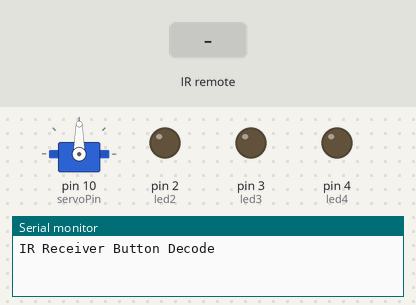
This sketch was run on a simulated Arduino Uno, built with avr-gcc and run on an emulated ATmega328P. Shown: servo, output pins drawn as LEDs (lit = HIGH), the last lines printed to the serial monitor. Dashed ring = blinking. The test bench sets the inputs (shaded band).

Above: at 1.2 s.
1.3 s: infrared code 0xA55AFF00 received
At 1.55 s:
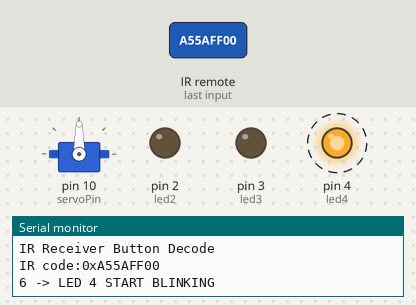
4.3 s: infrared code 0xF30CFF00 received
At 4.55 s:
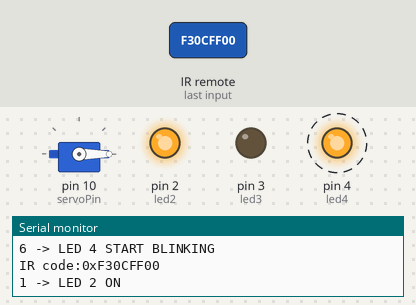
7.3 s: infrared code 0xBA45FF00 received
At 7.7 s:
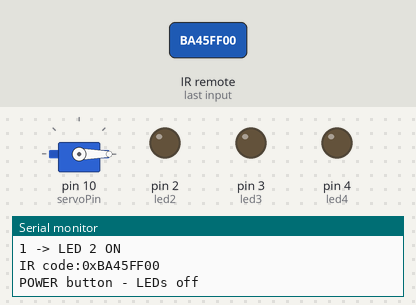
8.8 s: infrared code 0xE718FF00 received
At 10.0 s:
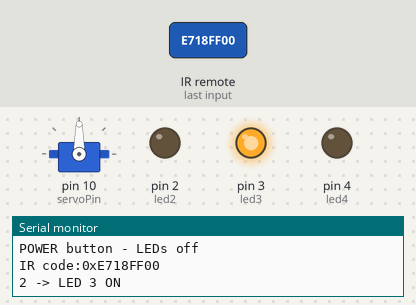
10.3 s: infrared code 0xBF40FF00 received
At 11.9 s:
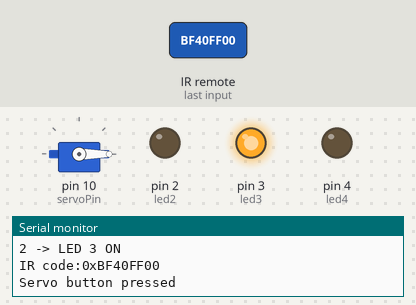
12.8 s: infrared code 0xA15EFF00 received
At 14.2 s:
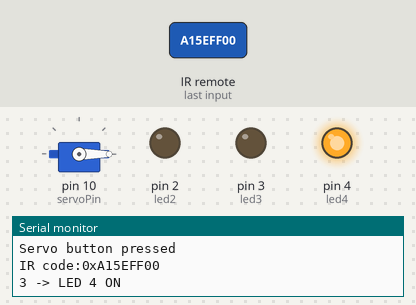
Timing chart, 0 to 15.3 s (numbered marks = the images above; inputs shaded):
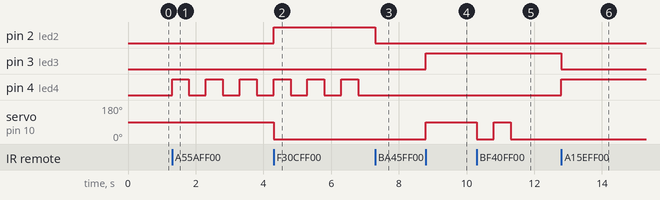

The sketch:

arduino_IR_leds_servo.ino
```cpp
#include "IRremote.h"
#include <Servo.h>

int receiver = 6; // IR receiver pin

// LED pins
const int led2 = 2;
const int led3 = 3;
const int led4 = 4;

// Servo pin
const int servoPin = 10;

Servo myServo;

bool led4Blinking = false;
unsigned long previousMillis = 0;
const long interval = 500;  // blink interval in milliseconds
bool led4State = LOW;

bool servoMoving = false;
unsigned long servoMoveStart = 0;
int servoStep = 0;

const int leds[] = {led2, led3, led4};
const int numLeds = sizeof(leds) / sizeof(leds[0]);

void turnOnSelectedLED(int selectedLED) {
  for (int i = 0; i < numLeds; i++) {
    if (leds[i] == selectedLED) {
      digitalWrite(leds[i], HIGH);
    } else {
      digitalWrite(leds[i], LOW);
    }
  }
}

IRrecv irrecv(receiver);
uint32_t last_decodedRawData = 0;

void translateIR()
{
  if (irrecv.decodedIRData.flags)
  {
    irrecv.decodedIRData.decodedRawData = last_decodedRawData;
    Serial.println("REPEAT!");
  }
  else
  {
    Serial.print("IR code:0x");
    Serial.println(irrecv.decodedIRData.decodedRawData, HEX);
  }

  switch (irrecv.decodedIRData.decodedRawData)
  {
    case 0xBA45FF00: // POWER
      Serial.println("POWER button - LEDs off");
      digitalWrite(led2,LOW);
      digitalWrite(led3,LOW);
      digitalWrite(led4,LOW);
      led4Blinking = false;
      break;

    case 0xF30CFF00: // 1
      Serial.println("1 -> LED 2 ON");
      myServo.write(0);
      turnOnSelectedLED(led2);
      break;

    case 0xE718FF00: // 2
      Serial.println("2 -> LED 3 ON");
      turnOnSelectedLED(led3);
      myServo.write(90);
      break;

    case 0xA15EFF00: // 3
      Serial.println("3 -> LED 4 ON");
      turnOnSelectedLED(led4);
      break;

    case 0xF708FF00: // 4
      Serial.println("4 -> LED 2 OFF");
      digitalWrite(led2, LOW);
      break;

    case 0xE31CFF00: // 5
      Serial.println("5 -> LED 3 OFF");
      digitalWrite(led3, LOW);
      break;

    case 0xA55AFF00: // 6
      Serial.println("6 -> LED 4 START BLINKING");
      led4Blinking = true;
      break;

    case 0xBF40FF00: // PLAY/PAUSE
      Serial.println("Servo button pressed");
      servoMoving = true;
      servoMoveStart = millis();
      servoStep = 0;
      myServo.write(0);
      break;

    default:
      Serial.println("Other button");
      break;
  }

  last_decodedRawData = irrecv.decodedIRData.decodedRawData;
}

void setup()
{
  Serial.begin(9600);
  Serial.println("IR Receiver Button Decode");
  irrecv.enableIRIn();

  pinMode(led2, OUTPUT);
  pinMode(led3, OUTPUT);
  pinMode(led4, OUTPUT);

  myServo.attach(servoPin);
}

void loop()
{
  unsigned long currentMillis = millis();

  if (servoMoving) {
    if (servoStep == 0 && currentMillis - servoMoveStart >= 500) {
      myServo.write(90);
      servoMoveStart = currentMillis;
      servoStep = 1;
    } else if (servoStep == 1 && currentMillis - servoMoveStart >= 500) {
      myServo.write(0);
      servoMoving = false;
      servoStep = 0;
    }
  }

  if (led4Blinking) {
    if (currentMillis - previousMillis >= interval) {

      previousMillis = currentMillis;

      led4State = !led4State;
      digitalWrite(led4, led4State);
    }
  }
  if (irrecv.decode())
  {
    translateIR();
    irrecv.resume();
  }
}
```

Measured:
- after the input at 1.3 s, pin 4 (led4): alternates HIGH for 0.50 s and LOW for 0.50 s, starting at once
- after the input at 4.3 s, pin 2 (led2): LOW → HIGH at once; servo on pin 10 (servoPin): 90° → 0° at once
- after the input at 7.3 s, pin 2 (led2): HIGH → LOW at once; pin 4 (led4): stays LOW (without the input it goes to HIGH after 1.0 s)
- after the input at 8.8 s, pin 3 (led3): LOW → HIGH at once; servo on pin 10 (servoPin): 0° → 90° at once
- after the input at 10.3 s, servo on pin 10 (servoPin): 90° → 0° at once, → 90° 0.50 s later, → 0° 0.50 s later
- after the input at 12.8 s, pin 3 (led3): HIGH → LOW at once; pin 4 (led4): LOW → HIGH at once
